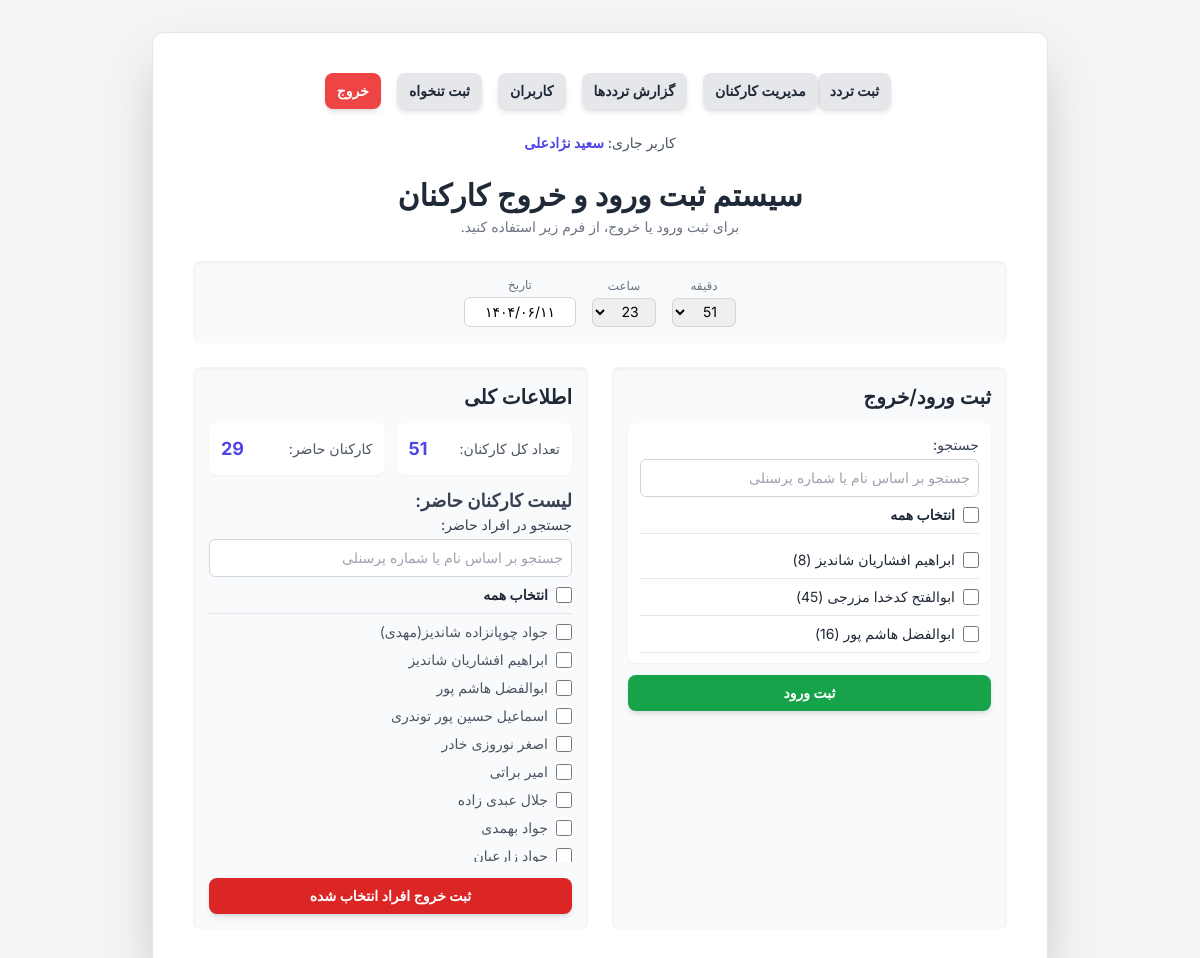
The page / (signed in) on the database its author committed.
### tables this page shows
CREATE TABLE employees (
            employee_id TEXT PRIMARY KEY,
            name TEXT NOT NULL
        );

### app.py (the view)
@app.route('/')
@login_required
def index():
    if not has_permission('index'):
        flash("شما به این بخش دسترسی ندارید.", "error")
        return redirect(url_for('login'))
    conn = get_db_connection()
    try:
        employees = conn.execute('SELECT * FROM employees ORDER BY name').fetchall()
        total_employees_row = conn.execute('SELECT COUNT(*) AS count FROM employees').fetchone()
        total_employees = total_employees_row['count'] if total_employees_row else 0
        present_employees_names = []
        employees_dict = {str(emp['employee_id']): emp['name'] for emp in employees}
        latest_actions = conn.execute('''
            SELECT employee_id, action
            FROM time_logs
            WHERE id IN (
                SELECT MAX(id)
                FROM time_logs
                GROUP BY employee_id
            )
        ''').fetchall()
        for action_log in latest_actions:
            if action_log['action'] == 'ورود':
                employee_id = action_log['employee_id']
                if employee_id in employees_dict:
                    present_employees_names.append(employees_dict[employee_id])
        present_employees_count = len(present_employees_names)
    finally:
        conn.close()
    return render_template('index.html',
                           employees=employees,
                           total_employees=total_employees,
                           present_employees=present_employees_count,
                           present_employees_names=present_employees_names)

### app.py (called while the page is built)
def has_permission(page_name):
    user_permissions = session.get('user', {}).get('permissions', {})
    if session.get('user', {}).get('role') == 'admin':
        return True
    return user_permissions.get(page_name, False)

def login_required(f):
    @wraps(f)
    def decorated_function(*args, **kwargs):
        if 'user' not in session:
            flash("لطفاً برای دسترسی به این صفحه وارد شوید.", "error")
            return redirect(url_for('login'))
        return f(*args, **kwargs)
    return decorated_function

def get_db_connection():
    conn = sqlite3.connect(DB_FILE)
    conn.row_factory = sqlite3.Row
    return conn

### templates/index.html (shortened to what this page needs)
{% extends "layout.html" %}
{% block head_extra %}
<link rel="stylesheet" href="/static/persian-datepicker.min.css">
{% endblock %}
{% block content %}
<header class="text-center mb-6">
    <h1 class="text-2xl sm:text-3xl font-bold text-gray-800 mb-1">سیستم ثبت ورود و خروج کارکنان</h1>
    <p class="text-gray-500 text-sm">برای ثبت ورود یا خروج، از فرم زیر استفاده کنید.</p>
</header>
<div class="bg-gray-50 p-4 rounded-lg shadow-inner mb-6 flex justify-center items-center space-x-4 space-x-reverse">
    <div class="flex flex-col items-center">
        <span class="text-xs text-gray-500 mb-1">دقیقه</span>
        <select id="main-minute-select" class="w-16 p-1 rounded-md text-center text-sm border border-gray-300"></select>
    </div>
    <div class="flex flex-col items-center">
        <span class="text-xs text-gray-500 mb-1">ساعت</span>
        <select id="main-hour-select" class="w-16 p-1 rounded-md text-center text-sm border border-gray-300"></select>
    </div>
    <div class="flex flex-col items-center">
        <span class="text-xs text-gray-500 mb-1">تاریخ</span>
        <input type="text" id="main-date-input" value="" class="w-28 p-1 rounded-md text-center text-sm border border-gray-300">
    </div>
</div>
<main class="grid grid-cols-1 lg:grid-cols-2 gap-6">
    <div class="bg-gray-50 p-4 rounded-lg shadow-inner">
        <h2 class="text-xl font-semibold text-gray-800 mb-3">ثبت ورود/خروج</h2>
        <form id="bulk-submit-form" action="/bulk_submit" method="post" class="space-y-3">
            <div class="bg-white p-3 rounded-lg shadow-sm max-h-60 overflow-y-auto">
                <div class="border-b border-gray-200 pb-2 mb-2">
                    <label class="block text-sm font-medium text-gray-700 mb-1">جستجو:</label>
                    <input type="text" id="employee-search" placeholder="جستجو بر اساس نام یا شماره پرسنلی" class="w-full p-2 rounded-md border border-gray-300 focus:outline-none focus:ring-2 focus:ring-indigo-500 transition duration-300 text-sm">
                    <div class="flex items-center justify-between mt-2">
                        <label class="flex items-center space-x-2 space-x-reverse cursor-pointer text-sm">
                            <input type="checkbox" id="select-all" class="form-checkbox h-4 w-4 text-indigo-600 rounded">
                            <span class="text-gray-800 font-bold">انتخاب همه</span>
                        </label>
                    </div>
                </div>
                <div id="employee-list-container" class="max-h-60 overflow-y-auto">
                    {% for employee in employees %}
                    <div class="employee-item flex flex-col sm:flex-row items-start sm:items-center justify-between py-2 border-b last:border-b-0 border-gray-200">
                        <label class="flex items-center space-x-2 space-x-reverse cursor-pointer mb-2 sm:mb-0 w-full sm:w-auto text-sm">
                            <input type="checkbox" name="employee_ids" value="{{ employee.employee_id }}" class="employee-checkbox form-checkbox h-4 w-4 text-indigo-600 rounded">
                            <span class="text-gray-800">{{ employee.name }} ({{ employee.employee_id }})</span>
                        </label>
                    </div>
                    {% endfor %}
                </div>
            </div>
            <div class="flex space-x-3 space-x-reverse mt-3">
                <button type="button" name="action" value="ورود" id="bulk-entry-btn"
                        class="w-full bg-green-600 text-white text-sm font-semibold py-2 rounded-lg shadow-md hover:bg-green-700 focus:outline-none focus:ring-2 focus:ring-green-500 focus:ring-offset-2 transition duration-300">
                    ثبت ورود
                </button>
            </div>
        </form>
    </div>
    <div class="bg-gray-50 p-4 rounded-lg shadow-inner">
        <h2 class="text-xl font-semibold text-gray-800 mb-3">اطلاعات کلی</h2>
        <div class="grid grid-cols-1 sm:grid-cols-2 gap-3">
            <div class="flex justify-between items-center bg-white p-3 rounded-lg shadow-sm">
                <span class="text-gray-600 text-sm">تعداد کل کارکنان:</span>
                <span id="totalEmployees" class="font-bold text-indigo-600 text-lg">{{ total_employees }}</span>
            </div>
            <div class="flex justify-between items-center bg-white p-3 rounded-lg shadow-sm">
                <span class="text-gray-600 text-sm">کارکنان حاضر:</span>
                <span id="presentEmployees" class="font-bold text-indigo-600 text-lg">{{ present_employees }}</span>
            </div>
        </div>
        <div class="mt-3">
            <h3 class="text-lg font-semibold text-gray-700">لیست کارکنان حاضر:</h3>
            <div class="border-b border-gray-200 pb-2 mb-2">
                <label class="block text-sm font-medium text-gray-700 mb-1">جستجو در افراد حاضر:</label>
                <input type="text" id="present-employee-search" placeholder="جستجو بر اساس نام یا شماره پرسنلی" class="w-full p-2 rounded-md border border-gray-300 focus:outline-none focus:ring-2 focus:ring-indigo-500 transition duration-300 text-sm">
                <div class="flex items-center mt-2">
                    <label class="flex items-center space-x-2 space-x-reverse cursor-pointer text-sm">
                        <input type="checkbox" id="select-all-present" class="form-checkbox h-4 w-4 text-indigo-600 rounded">
                        <span class="text-gray-800 font-bold">انتخاب همه</span>
                    </label>
                </div>
            </div>
            <ul id="present-employees-list" class="list-none mt-2 text-sm space-y-2 max-h-60 overflow-y-auto">
                {% for name in present_employees_names %}
                <li class="present-employee-item flex justify-between items-center text-gray-600">
                    <div class="flex items-center space-x-2 space-x-reverse">
                        <input type="checkbox" name="present_employee_ids" value="{{ name }}" class="present-employee-checkbox form-checkbox h-4 w-4 text-indigo-600 rounded">
                        <span>{{ name }}</span>
                    </div>
                </li>
                {% else %}
                <li class="text-gray-400">هیچ کارمندی حاضر نیست.</li>
                {% endfor %}
            </ul>
            <button id="present-bulk-exit-btn" class="mt-4 w-full bg-red-600 text-white text-sm font-semibold py-2 rounded-lg shadow-md hover:bg-red-700 focus:outline-none focus:ring-2 focus:ring-red-500 focus:ring-offset-2 transition duration-300">
                ثبت خروج افراد انتخاب شده
            </button>
        </div>
    </div>
</main>
{% endblock %}

### templates/layout.html (style rules this page uses)
body { font-family: 'Inter', sans-serif; }

### rows shown on the page
employees: name "ابراهیم افشاریان شاندیز", employee_id "8"
employees: name "ابوالفتح کدخدا مزرجی", employee_id "45"
employees: name "ابوالفضل هاشم پور", employee_id "16"
employees: name "جواد چوپانزاده شاندیز(مهدی)"
employees: name "اسماعیل حسین پور توندری"
employees: name "اصغر نوروزی خادر"
employees: name "امیر براتی"
employees: name "جلال عبدی زاده"
employees: name "جواد بهمدی"
employees: name "جواد زارعیان"

### other values the page prints
{{ session['user']['name'] }} "سعید نژادعلی"
{{ total_employees }} "51"
{{ present_employees }} "29"
